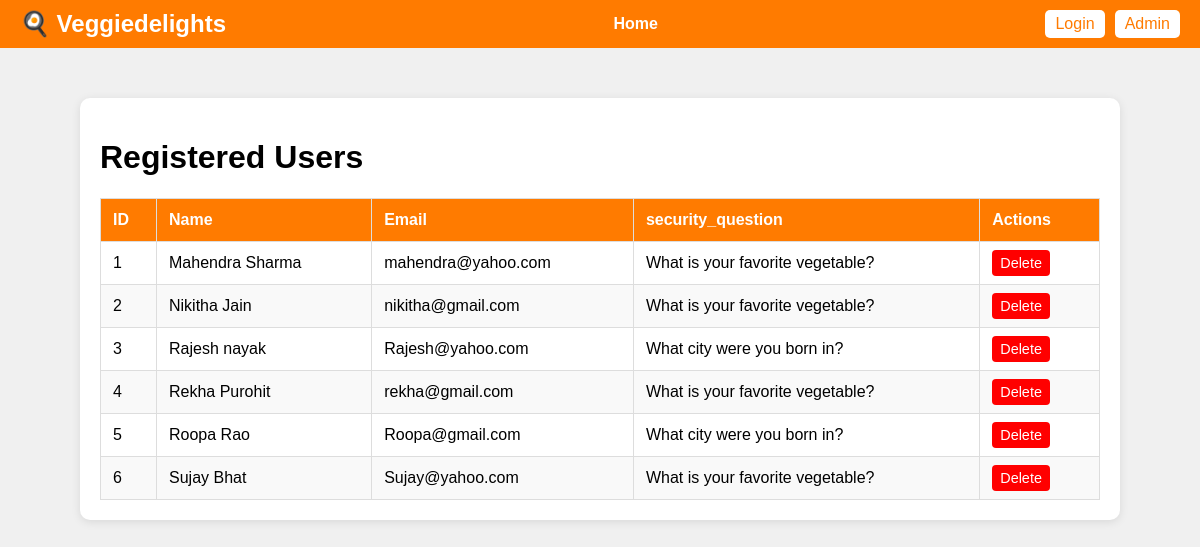
The app's page /view_users.php with its own data.
### tables this page shows
CREATE TABLE `signup` (
  `id` int(11) NOT NULL,
  `name` varchar(100) NOT NULL,
  `email` varchar(150) NOT NULL,
  `password` varchar(255) NOT NULL,
  `security_question` varchar(255) NOT NULL,
  `security_answer` varchar(255) NOT NULL,
  `role` varchar(20) NOT NULL DEFAULT 'user',
  `profile_pic` varchar(255) DEFAULT 'default.png',
  `created_at` timestamp NOT NULL DEFAULT current_timestamp()
);

### view_users.php (the view, shortened to what this page needs)
<?php
include 'config.php';
$role = $_SESSION['role'] ?? 'guest';
$email = $_SESSION['email'] ?? '';
?>
<!DOCTYPE html>
<html lang="en">
<head>
</head>
<body>
<header class="navbar">
    <div class="logo"><a href="index.php">🍳 Veggiedelights</a></div>
    <nav>
        <a href="index.php">Home</a>
    </nav>
    <div class="auth-links">
        <?php if ($role === 'admin'): ?>
            <span class="welcome">👋 Hello Admin</span>
            <a href="logout.php" class="nav-link">Logout</a>
        <?php elseif ($role === 'user'): ?>
            <span class="welcome">👋 Hello <?php echo htmlspecialchars($email); ?></span>
            <a href="logout.php" class="nav-link">Logout</a>
        <?php else: ?>
            <a href="login.php" class="nav-link">Login</a>
            <a href="admin_login.php" class="nav-link">Admin</a>
        <?php endif; ?>
    </div>
</header>
<div class="main-content">
    <h1>Registered Users</h1>
    <div class="table-container">
        <table id="usersTable">
            <thead>
                <tr>
                    <th>ID</th>
                    <th>Name</th>
                    <th>Email</th>
                    <th>security_question</th>
                    <th>Actions</th>
                </tr>
            </thead>
            <tbody>
                <?php
                $id = 1;
                $users_query = "SELECT * FROM signup ORDER BY id DESC";
                $users_rs = mysqli_query($con, $users_query);
                while($user = mysqli_fetch_array($users_rs)) {
                ?>
                    <tr>
                        <td><?php echo $id++; ?></td>
                        <td><?php echo htmlspecialchars($user['name']); ?></td>
                        <td><?php echo htmlspecialchars($user['email']); ?></td>
                        <td><?php echo htmlspecialchars($user['security_question']); ?></td>
                        <td>
                            <a href="view_users.php?delete=<?php echo $user['id']; ?>" class="action-link delete-link" onclick="return confirmDelete();">Delete</a>
                        </td>
                    </tr>
                <?php } ?>
            </tbody>
        </table>
    </div>
</div>
</body>
</html>

### view_users.php (style rules this page uses)
body { font-family: Arial, sans-serif; background:#f0f0f0; margin:0; padding:0; }
.main-content { max-width: 1000px; margin: 50px auto; padding: 20px; background: #fff; border-radius: 10px; box-shadow: 0 2px 10px rgba(0,0,0,0.1); }
header.navbar { display: flex; justify-content: space-between; align-items: center; background-color:#ff7b00; padding:10px 20px; flex-wrap: wrap; }
header.navbar .logo a { font-size: 1.5rem; font-weight: bold; color:#fff; text-decoration:none; }
header.navbar nav { display:flex; gap:15px; flex-wrap: wrap; align-items: center; }
header.navbar nav a { color:#fff; text-decoration:none; padding:5px 10px; border-radius:5px; transition: 0.3s;font-weight:bold; }
.auth-links { display:flex; align-items:center; gap:10px; flex-wrap: wrap; }
.auth-links .nav-link { background:#fff; color:#ff7b00; padding:5px 10px; border-radius:5px; text-decoration:none; transition:0.3s; }
.table-container { overflow-x:auto; margin-top:20px; }
table { width:100%; border-collapse:collapse; min-width:700px; }
table th, table td { padding:12px; border:1px solid #ddd; text-align:left; }
table th { background:#ff7b00; color:#fff; position: sticky; top:0; }
table tr:nth-child(even) { background:#f9f9f9; }
.action-link { color:#fff; padding:5px 8px; border-radius:4px; text-decoration:none; margin-right:5px; font-size:0.9em; }
.delete-link { background:red; }

### records on screen
signup: name "Mahendra Sharma", email "mahendra@yahoo.com", security_question "What is your favorite vegetable?"
signup: name "Nikitha Jain", email "nikitha@gmail.com", security_question "What is your favorite vegetable?"
signup: name "Rajesh nayak", email "Rajesh@yahoo.com", security_question "What city were you born in?"
signup: name "Rekha Purohit", email "rekha@gmail.com", security_question "What is your favorite vegetable?"
signup: name "Roopa Rao", email "Roopa@gmail.com", security_question "What city were you born in?"
signup: name "Sujay Bhat", email "Sujay@yahoo.com", security_question "What is your favorite vegetable?"
